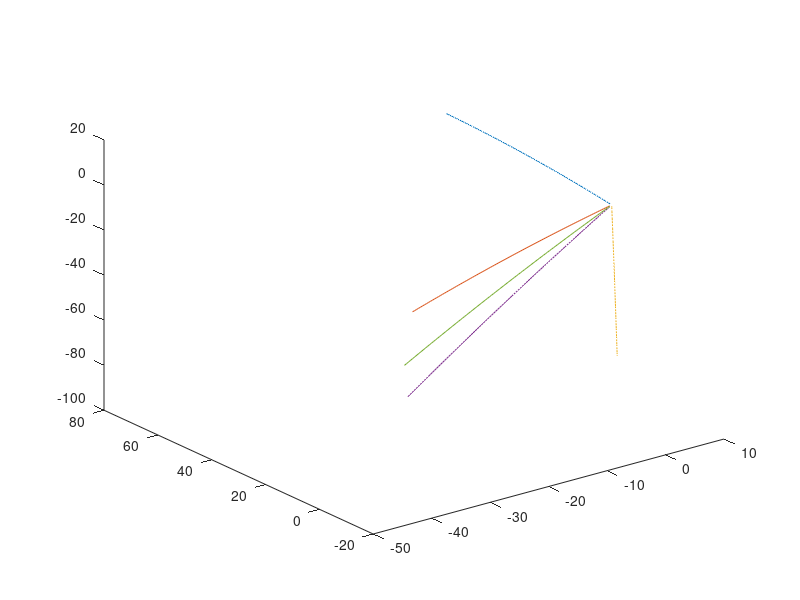

The MATLAB script that drew this image:
clear ; clc;
M = 20; % the mass in kg
BOMB_RADIUS = 0.25; %in meters
Bomb_Volume = (3/4)*pi*BOMB_RADIUS^3; %2 dimensinal
density = M/Bomb_Volume; % mass per unit volume
explosion_force = 2000 + (rand*1000); %newtons
explosion_impulse_time = 0.1;
impulse = explosion_force*explosion_impulse_time;
n_fragments = 5;
fragment_masses = zeros(1, n_fragments);
remaining_mass = M;
for i=1:n_fragments-1
    %largest fragment is less than 60% of remainder, greater than 10%
    %this way we don't have (or 'ignore') minisicule pieces
    fragment_masses(i) = (0.1*remaining_mass) + (0.5*rand*remaining_mass);
    remaining_mass = remaining_mass - fragment_masses(i);
end
fragment_masses(n_fragments) = remaining_mass;

%if each fragment is a circle sector (with sides R = 0.25)
%the angle for each sector is given by
x_speed_fragments = zeros(1, n_fragments);
y_speed_fragments = zeros(1, n_fragments);
z_speed_fragments = zeros(1, n_fragments);

fragment_angles_theta = (2*pi)*(fragment_masses/M);
fragment_angles_phi = (pi)*(fragment_masses/M);
starting_angle_theta = rand*2*pi;
starting_angle_phi = rand*pi;
for i=1:n_fragments
    alpha = starting_angle_theta + fragment_angles_theta(i)/2;
    beta = starting_angle_phi + fragment_angles_phi(i)/2;
    x_speed_fragments(i) = impulse*cos(alpha)*cos(beta)/fragment_masses(i);
    y_speed_fragments(i) = impulse*sin(alpha)*cos(beta)/fragment_masses(i);
    z_speed_fragments(i) = impulse*sin(beta)/fragment_masses(i);
    starting_angle_theta = starting_angle_theta + fragment_angles_theta(i);
    starting_angle_phi = starting_angle_phi + fragment_angles_phi(i);
end
numberofsteps = 100;
fragment_x_positions = zeros(n_fragments, numberofsteps);
fragment_y_positions = zeros(n_fragments, numberofsteps);
fragment_z_positions = zeros(n_fragments, numberofsteps);

for k=1:numberofsteps
    t = 0.01*k;
    for i=1:n_fragments
        fragment_x_positions(i, k) = x_speed_fragments(i)*t;
        fragment_y_positions(i, k) = y_speed_fragments(i)*t;
        fragment_z_positions(i, k) = (z_speed_fragments(i)*t) - (5*t^2);
    end
end
for i=1:n_fragments
    plot3(fragment_x_positions(i, :), fragment_y_positions(i, :), fragment_z_positions(i, :))
    hold on
end
hold off %erase this to see a bunch of different explosions together
